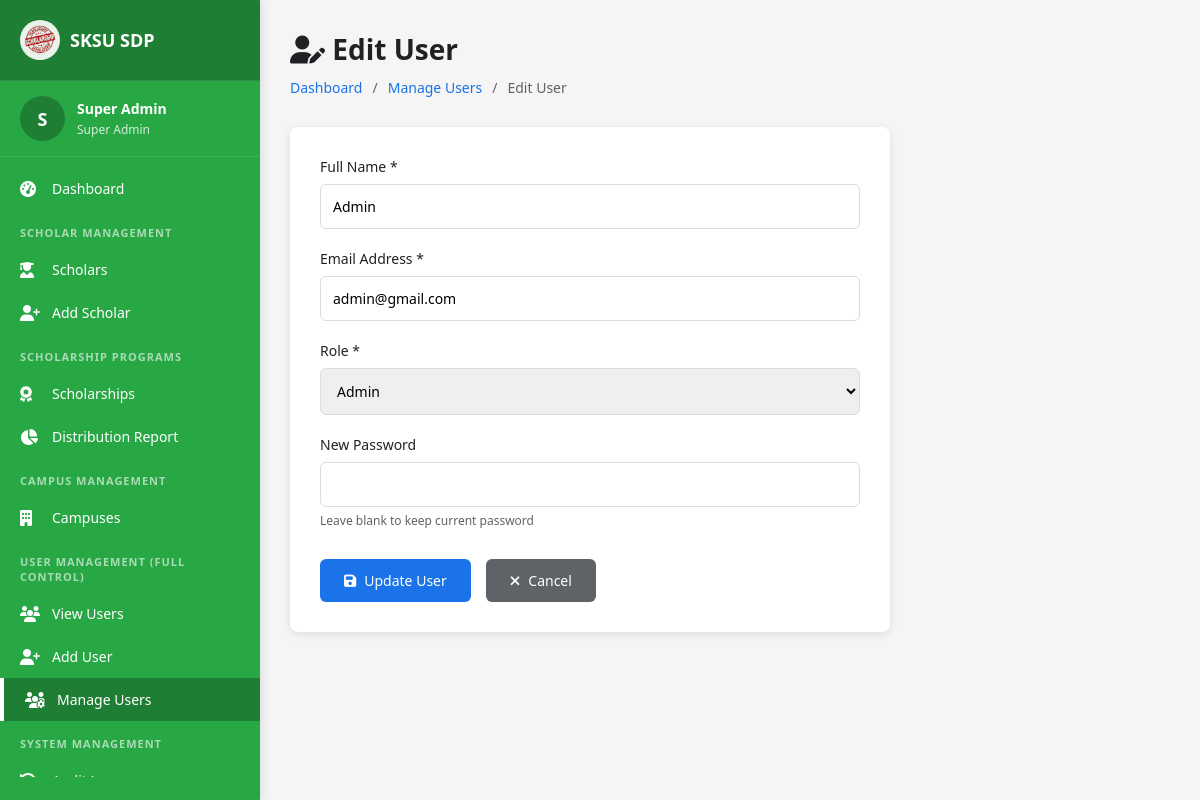
/SuperAdmin/edit-user.php?id=2 (signed in), run on the app's committed database.
### tables this page shows
CREATE TABLE `users` (
  `id` int(11) NOT NULL,
  `name` varchar(150) DEFAULT NULL,
  `email` varchar(150) DEFAULT NULL,
    `password` varchar(255) DEFAULT NULL,
    `profile_photo` varchar(255) DEFAULT NULL,
  `role` enum('super_admin','admin','encoder') NOT NULL,
  `created_at` timestamp NOT NULL DEFAULT current_timestamp()
);

### SuperAdmin/edit-user.php (the view, shortened to what this page needs)
<?php
include '../conn.php';
$user_id = isset($_GET['id']) ? (int)$_GET['id'] : 0;
$stmt = $conn->prepare("SELECT * FROM users WHERE id = ?");
$stmt->bind_param("i", $user_id);
$stmt->execute();
$user = $stmt->get_result()->fetch_assoc();
?>
<!DOCTYPE html>
<html lang="en">
<head>
    <link rel="stylesheet" href="https://cdnjs.cloudflare.com/ajax/libs/font-awesome/6.4.0/css/all.min.css">
</head>
<body>
    <?php include '../sidebars/superadminSB.php'; ?>
    <div class="main-content">
        <div class="page-header">
            <h1><i class="fas fa-user-edit"></i> Edit User</h1>
            <div class="breadcrumb">
                <a href="dashboard.php">Dashboard</a>
                <span>/</span>
                <a href="manage-users.php">Manage Users</a>
                <span>/</span>
                <span>Edit User</span>
            </div>
        </div>
        <div class="card">
            <form method="POST" action="">
                <div class="form-group">
                    <label for="name">Full Name *</label>
                    <input type="text" id="name" name="name" value="<?php echo htmlspecialchars($user['name']); ?>" required>
                </div>
                <div class="form-group">
                    <label for="email">Email Address *</label>
                    <input type="email" id="email" name="email" value="<?php echo htmlspecialchars($user['email']); ?>" required>
                </div>
                <div class="form-group">
                    <label for="role">Role *</label>
                    <select id="role" name="role" required>
                        <option value="admin" <?php echo $user['role'] == 'admin' ? 'selected' : ''; ?>>Admin</option>
                    </select>
                </div>
                <div class="form-group">
                    <label for="password">New Password</label>
                    <input type="password" id="password" name="password">
                    <small>Leave blank to keep current password</small>
                </div>
                <div class="form-actions">
                    <button type="submit" class="btn btn-primary">
                        <i class="fas fa-save"></i> Update User
                    </button>
                    <a href="manage-users.php" class="btn btn-secondary">
                        <i class="fas fa-times"></i> Cancel
                    </a>
                </div>
            </form>
        </div>
    </div>
</body>
</html>

### SuperAdmin/edit-user.php (style rules this page uses)
* { margin: 0; padding: 0; box-sizing: border-box; font-family: 'Segoe UI', Tahoma, Geneva, Verdana, sans-serif; }
body { background-color: #f5f5f5; }
.main-content { margin-left: 260px; padding: 30px; min-height: 100vh; }
.page-header { margin-bottom: 30px; }
.page-header h1 { font-size: 28px; color: #202124; margin-bottom: 10px; }
.breadcrumb { display: flex; gap: 10px; font-size: 14px; color: #5f6368; }
.breadcrumb a { color: #1a73e8; text-decoration: none; }
.card { background: white; border-radius: 8px; box-shadow: 0 2px 8px rgba(0, 0, 0, 0.1); padding: 30px; max-width: 600px; }
.form-group { margin-bottom: 20px; }
.form-group label { display: block; margin-bottom: 8px; color: #202124; font-weight: 500; font-size: 14px; }
.form-group input, .form-group select { width: 100%; padding: 12px; border: 1px solid #dadce0; border-radius: 6px; font-size: 14px; transition: border-color 0.3s ease; }
.form-group small { display: block; margin-top: 5px; color: #5f6368; font-size: 12px; }
.btn { padding: 12px 24px; border-radius: 6px; text-decoration: none; font-weight: 500; transition: all 0.3s ease; border: none; cursor: pointer; font-size: 14px; display: inline-flex; align-items: center; gap: 8px; }
.btn-primary { background: #1a73e8; color: white; }
.btn-secondary { background: #5f6368; color: white; }
.form-actions { display: flex; gap: 15px; margin-top: 30px; }

### sidebars/superadminSB.php (style rules this page uses)
:root { --sidebar-bg: #28a745; --sidebar-hover: #218838; --sidebar-active: #1e7e34; --sidebar-text: #ffffff; --sidebar-width: 260px; }

### data on the page
users: name "Admin", email "admin@gmail.com", role "Admin"

### other printed values
substr($_SESSION['name'], 0, 1) "S"
$_SESSION['name'] "Super Admin"
